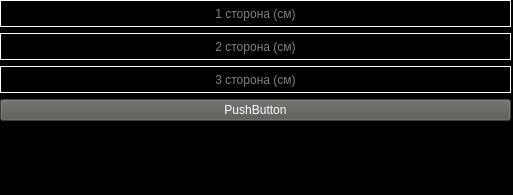
<?xml version="1.0" encoding="UTF-8"?>
<ui version="4.0">
 <class>perimTriangle</class>
 <widget class="QMainWindow" name="perimTriangle">
  <property name="geometry">
   <rect>
    <x>0</x>
    <y>0</y>
    <width>513</width>
    <height>195</height>
   </rect>
  </property>
  <property name="minimumSize">
   <size>
    <width>513</width>
    <height>195</height>
   </size>
  </property>
  <property name="maximumSize">
   <size>
    <width>513</width>
    <height>195</height>
   </size>
  </property>
  <property name="windowTitle">
   <string>Периметр треугольника</string>
  </property>
  <property name="styleSheet">
   <string notr="true">background: black; color: white;</string>
  </property>
  <widget class="QWidget" name="centralwidget">
   <property name="styleSheet">
    <string notr="true">QLineEdit{
	border: 1px solid white;
	height: 25px;
}
QPushButton{
	background-color: rgb(85, 87, 83);
}
QPushButton:hover{
	background-color: rgb(136, 138, 133);
}</string>
   </property>
   <widget class="QWidget" name="verticalLayoutWidget">
    <property name="geometry">
     <rect>
      <x>0</x>
      <y>0</y>
      <width>511</width>
      <height>191</height>
     </rect>
    </property>
    <layout class="QVBoxLayout" name="verticalLayout">
     <item>
      <widget class="QLineEdit" name="lineEdit">
       <property name="alignment">
        <set>Qt::AlignCenter</set>
       </property>
       <property name="placeholderText">
        <string>1 сторона (см)</string>
       </property>
      </widget>
     </item>
     <item>
      <widget class="QLineEdit" name="lineEdit_2">
       <property name="alignment">
        <set>Qt::AlignCenter</set>
       </property>
       <property name="placeholderText">
        <string>2 сторона (см)</string>
       </property>
      </widget>
     </item>
     <item>
      <widget class="QLineEdit" name="lineEdit_3">
       <property name="alignment">
        <set>Qt::AlignCenter</set>
       </property>
       <property name="placeholderText">
        <string>3 сторона (см)</string>
       </property>
      </widget>
     </item>
     <item>
      <widget class="QPushButton" name="pushButton">
       <property name="text">
        <string>PushButton</string>
       </property>
      </widget>
     </item>
     <item>
      <widget class="QLabel" name="label">
       <property name="text">
        <string/>
       </property>
       <property name="alignment">
        <set>Qt::AlignCenter</set>
       </property>
      </widget>
     </item>
    </layout>
   </widget>
  </widget>
 </widget>
 <resources/>
 <connections/>
</ui>
